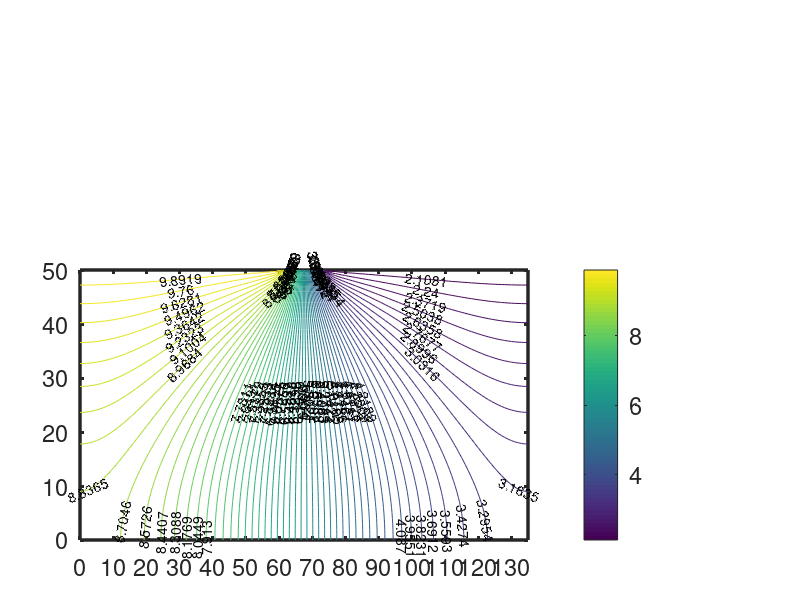

The MATLAB source for this figure:
% This code solve seepage through the
% foundation of an earth dam 
clear; close all;clc;
set(0,'DefaultAxesFontsize',17);
%
a=135; % length of foundation
b=50; % height of foundation
N=100; % number of terms in Fourier Series
dx=1; % in meter; space increment in X-direction
dy=1; % in meter; space increment in Y-direction
k=1; m=1; % counters
%
    for x=0:dx:a 
    for y=0:dy:b
        %
        s=0.0;
        for n=1:N
        temp=144.*(cos(4.*n.*pi./9)-cos(5.*n.*pi./9))./...
            (cosh(50.*n.*pi./135).*(n.*pi).^2);
        s=s+temp.*cos(n.*pi.*x./135).*cosh(n.*pi.*y./135);  
        end
        %
        h(k,m)=6+s;
        k=k+1;
    end
    k=1;  m=m+1;
    end
    %
figure(1)
subplot('position',[0.1 0.1 0.7 0.45]);
[c,g]=contour(h,60);
colorbar; clabel(c,g);    
%
set(gca,'XTick',[1:10:136]); set(gca,'YTick',[1:10:51]);
set(gca,'Xticklabel',[0:10:130]);
set(gca,'Yticklabel',[0:10:50]);
set(gca,'linewidth',2.5);
% End of the code %

